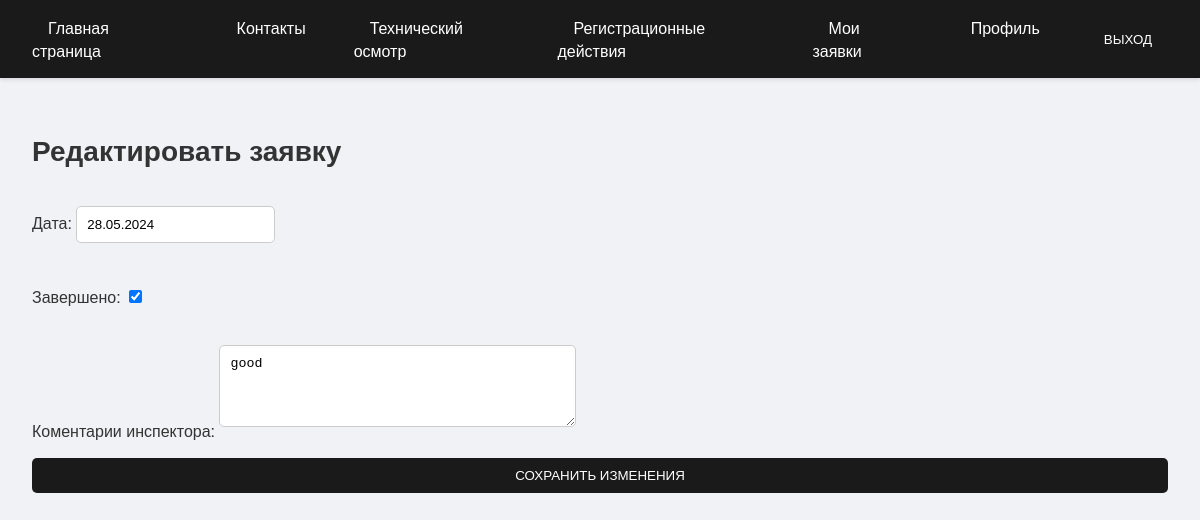
The app's page /inspection/1/edit/ (signed in) with its own data.
### inspection/models.py (models this page shows, shortened)
class Inspection(models.Model):
    car = models.ForeignKey(Car, on_delete=models.CASCADE, verbose_name='Машина')
    date = models.DateField(verbose_name='Дата')
    passed = models.BooleanField(null=True, default='False', verbose_name='Завершено')
    inspector_comments = models.TextField(blank=True, null=True, verbose_name='Коментарии инспектора')
    inspector = models.ForeignKey(User, on_delete=models.CASCADE, related_name='inspections', null=True, blank=True, verbose_name='Инспектор')

### inspection/views.py (the view)
# urls.py: path('inspection/<int:pk>/edit/', views.edit_inspection, name='edit_inspection'),
@login_required
def edit_inspection(request, pk):
    inspection = get_object_or_404(Inspection, pk=pk)
    if request.method == 'POST':
        form = EditInspectionForm(request.POST, instance=inspection)
        if form.is_valid():
            form.save()
            return redirect('inspection_detail', pk=pk)
    else:
        form = EditInspectionForm(instance=inspection)
    return render(request, 'inspection/edit_inspection.html', {'form': form})

### inspection/forms.py
class EditInspectionForm(forms.ModelForm):
    class Meta:
        model = Inspection
        fields = ['date', 'passed', 'inspector_comments']
        widgets = {
            'date': forms.DateInput(),
            'passed': forms.CheckboxInput(),
            'inspector_comments': forms.Textarea(attrs={'rows': 4}),
        }

### inspection/templates/inspection/edit_inspection.html (shortened to what this page needs)
{% extends 'inspection/base.html' %}
{% block content %}
<h1>Редактировать заявку</h1>
<form method="post">
    {{ form.as_p }}
    <button type="submit">Сохранить изменения</button>
</form>
{% endblock %}

### inspection/static/inspection/styles.css (style rules this page uses)
body { font-family: 'Helvetica Neue', Arial, sans-serif; margin: 0; padding: 0; background-color: #f0f2f5; color: #333; }
button, input[type="submit"] { background-color: #1a1a1a; color: #fff; border: none; padding: 10px 20px; text-transform: uppercase; cursor: pointer; border-radius: 5px; transition: background-color 0.3s; }
form { display: flex; flex-direction: column; }
form label { margin-top: 10px; }
form input, form textarea, form select { margin-bottom: 10px; padding: 10px; border-radius: 5px; border: 1px solid #ccc; }
form textarea { resize: vertical; }
h1, h2 { color: #333; font-weight: 600; }
h1 { font-size: 28px; margin-bottom: 20px; }

### records on screen
Inspection: date "28.05.2024", passed "☑", inspector_comments "good"
